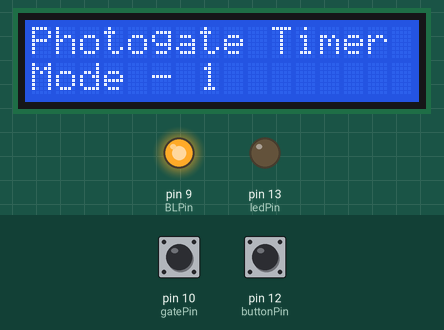
This sketch was run on a simulated Arduino Uno, built with avr-gcc and run on an emulated ATmega328P. Parts: 16×2 character LCD, output pins drawn as LEDs (lit = HIGH). The test bench sets the inputs (shaded band); at power-on: pin 10 (gatePin) HIGH, pin 12 (buttonPin) HIGH. EEPROM starts erased; what the sketch prints to the serial monitor is not drawn.

Above: at 1.2 s.
1.3 s: pin 10 (gatePin) pulled LOW for 1 s
At 1.4 s:
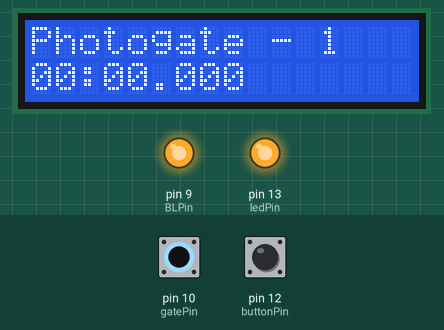
3.8 s: pin 10 (gatePin) pulled LOW for 0.15 s
At 4.9 s:
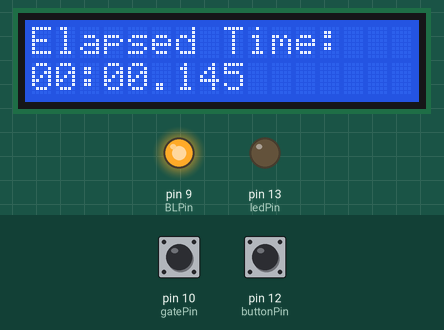
5.4 s: pin 12 (buttonPin) pulled LOW for 0.15 s
At 6.6 s:
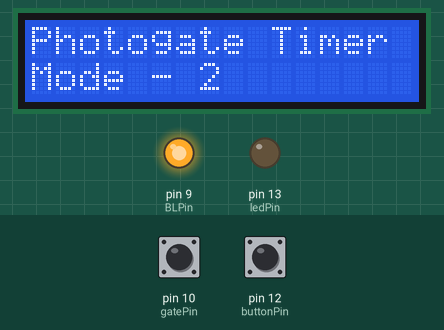
7.0 s: pin 12 (buttonPin) pulled LOW for 1 s
At 7.8 s:
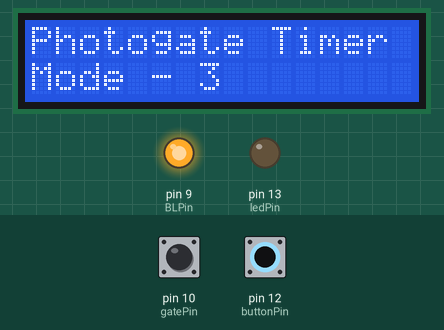
9.5 s: pin 12 (buttonPin) pulled LOW for 0.15 s
At 9.67 s:
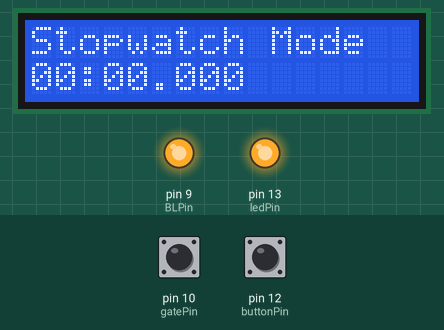
10.2 s: pin 12 (buttonPin) pulled LOW for 1 s
At 11.5 s:
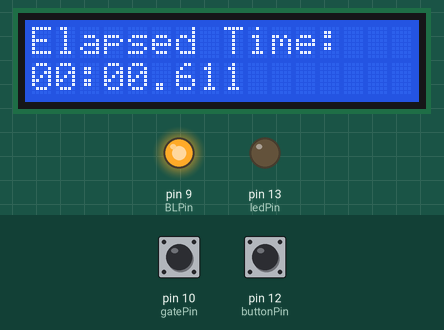
Timing chart, 0 to 13.2 s (numbered marks = the images above; inputs shaded):
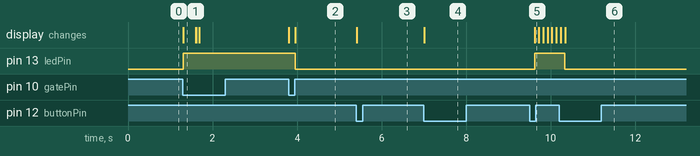

The sketch:

photoGateCode.ino
```cpp
/*
  LCD Photogate Timer
  Written by:  Brian Huang
  Date:  05.06.13
  Sparkfun Electronics

 Code based on: http://danthompsonsblog.blogspot.com/2008/11/timecode-based-stopwatch.html
 Coded by: arduinoprojects101.com

 3 modes of operation:
   Mode 1:  Displays the time that the gate is broken.
   Mode 2:  Breaking the gate starts the timer, and breaking it again, stops the timer - for use with Vernier photogates daisy-chained together.
   Mode 3:  Standard Start/Stop Stopwatch.  Start & Stop triggered with the Mode Button.

Future work to be done:
   Store data into an array so that multiple instances of start/stop can be tracked. This can be used for measuring acceleration.


*/
// include the library code:
#include <LiquidCrystal.h>
#include <EEPROM.h>

int ledPin = 13;                    // LED connected to digital pin 13
int gatePin = 10;                   // gate on pin 10
int buttonPin = 12;                 // mode button

int LEDstate = LOW;                    // previous value of the LED

int gateState;                      // variable to store gate state
int lastgateState;                  // variable to store last gate state

int buttonState;                    // variable to store button state
int lastButtonState;                    // variable to store button state

int mode = 1;

boolean refresh = false;                    // condition for refresh - timer is timing

int frameRate = 1000;               // the frame rate (frames per second) at which the stopwatch runs - Change to suit
long interval = 1;                  // blink interval
long previousMillis = 0;            // variable to store last time LED was updated
long startTime ;                    // start time for stop watch
long elapsedTime ;                  // elapsed time for stop watch

long dataBuffer[127]={
}
;                  // elapsed time for stop watch
int dataIndex=0;

int fractional;                     // variable used to store fractional part of Frames
int fractionalSecs;                 // variable used to store fractional part of Seconds
int fractionalMins;                 // variable used to store fractional part of Minutes
int fractionalHrs;                 // variable used to store fractional part of Minutes

int elapsedFrames;                  // elapsed frames for stop watch
int elapsedSeconds;                 // elapsed seconds for stop watch
int elapsedMinutes;                 // elapsed Minutes for stop watch
int elapsedHours;                   // elapsed Hours for stop watch

char buf[10];                       // string buffer for itoa function

// --- EEPROM ADDRESS DEFINITIONS
#define LCD_BACKLIGHT_ADDRESS 1  // EEPROM address for backlight setting
#define BAUD_ADDRESS 2  // EEPROM address for Baud rate setting
#define SPLASH_SCREEN_ADDRESS 3 // EEPROM address for splash screen on/off
#define ROWS_ADDRESS 4  // EEPROM address for number of rows
#define COLUMNS_ADDRESS 5  // EEPROM address for number of columns

// --- SPECIAL COMMAND DEFINITIONS
#define BACKLIGHT_COMMAND 128  // 0x80
#define SPECIAL_COMMAND 254 // 0xFE
#define BAUD_COMMAND 129  // 0x81

// --- ARDUINO PIN DEFINITIONS
uint8_t RSPin = 2;
uint8_t RWPin = 3;
uint8_t ENPin = 4;
uint8_t D4Pin = 5;
uint8_t D5Pin = 6;
uint8_t D6Pin = 7;
uint8_t D7Pin = 8;
uint8_t BLPin = 9;

char inKey;  // Character received from serial input
uint8_t Cursor = 0;  // Position of cursor, 0 is top left, (rows*columns)-1 is bottom right
uint8_t LCDOnOff = 1;  // 0 if LCD is off
uint8_t blinky = 0;  // Is 1 if blinky cursor is on
uint8_t underline = 0; // Is 1 if underline cursor is on
uint8_t splashScreenEnable = 1;  // 1 means splash screen is enabled
uint8_t rows = 2;  // Number rows, will be either 2 or 4
uint8_t columns = 16; // Number of columns, will be 16 or 20
uint8_t characters; // rows * columns


// initialize the LCD at pins defined above
LiquidCrystal lcd(RSPin, RWPin, ENPin, D4Pin, D5Pin, D6Pin, D7Pin);

/* ----------------------------------------------------------
 In the setup() function, we'll read the previous baud,
 screen size, backlight brightness, and splash screen state
 from EEPROM. Serial will be started at the proper baud, the
 LCD will be initialized, backlight turned on, and splash
 screen displayed (or not) according to the EEPROM states.
 ----------------------------------------------------------*/

void setup()
{

  pinMode(ledPin, OUTPUT);         // sets the digital pin as output
  pinMode(gatePin, INPUT_PULLUP);    // sets up pin with an INTERNAL PULL_UP so that it defaults to HIGH
  pinMode(buttonPin, INPUT_PULLUP);  // sets up pin with an INTERNAL PULL_UP so that it defaults to HIGH

  Serial.begin(9600);
  rows = 2;
  columns = 16;

  // set up the LCD's number of rows and columns:
  lcd.begin(columns, rows);

  // Set up the backlight
  pinMode(BLPin, OUTPUT);

  setBacklight(EEPROM.read(LCD_BACKLIGHT_ADDRESS));
  lcd.clear();
  lcd.setCursor(0, 0);
  lcd.print("Photogate Timer");
  lcd.setCursor(0, 1);
  lcd.print("Mode - ");
  lcd.print(mode);
}

/*----------------------------------------------------------
 ----------------------------------------------------------*/
void loop()
{
  gateState = digitalRead(gatePin); // Check for button press, read the button state and store -- LOW is unblocked.
  buttonState = digitalRead(buttonPin);

  if (mode < 3)
  {
    if((buttonState== LOW) && (lastButtonState == HIGH) && (refresh == false) && (mode < 3))
    {
      // if button is pressed, increment the mode -- up to mode #3
      if (mode <3)
        mode++;
      lcd.clear();
      lcd.setCursor(0, 0);
      lcd.print("Photogate Timer");
      lcd.setCursor(0, 1);
      lcd.print("Mode - ");
      lcd.print(mode);

      lastButtonState = buttonState;
    }
    else
    {
      lastButtonState = buttonState;
    }
  }

  switch(mode)
  {
  case 1:
    if (gateState == LOW && lastgateState == HIGH  &&  refresh == false)
    {
      lcd.clear();
      lcd.setCursor(0, 0);
      lcd.print("Photogate - 1");
      lcd.setCursor(0, 1);
      startTime = millis();                               // store the start time
      Serial.print(previousMillis - startTime);
      dataBuffer[dataIndex] = startTime;
      dataIndex++;

      refresh = true;                                  // turn on refresh while timing
      lastgateState = gateState;                    // store gateState in lastgateState, to compare next time
      digitalWrite(ledPin, HIGH);
    }

    // check for a high to low transition if true then found a new button press while clock is running - stop the clock and report
    else if (gateState == HIGH && lastgateState == LOW && refresh == true){
      refresh = false;                                    // turn off refresh, all done timing
      lastgateState = gateState;                       // store gateState in lastgateState, to compare next time

      digitalWrite(ledPin, LOW);
      lcd.clear();                                         // clear the LCD
      lcd.print("Elapsed Time:");
      lcd.setCursor(0,1);
      displayElapsedTime();
    }
    else
      lastgateState = gateState;                  // store gateState in lastgateState, to compare next time
      if ((millis() - previousMillis > interval) & (refresh == true ))
      {
      lcd.setCursor(0,1);
      previousMillis = millis();                    // remember the last time we blinked the LED
      Serial.print(previousMillis - startTime);
      elapsedTime =   previousMillis - startTime;         // store elapsed time
      dataBuffer[dataIndex] = previousMillis;
      dataIndex++;
      displayElapsedTime();

    }
    break;

  case 2:
    // start Timer
    if (gateState == LOW && lastgateState == HIGH  &&  refresh == false)
    {
      lcd.clear();
      lcd.setCursor(0, 0);
      lcd.print("Photogate - 2");
      startTime = millis();                               // store the start time

      // toggle refresh flag
      refresh = true;
      digitalWrite(ledPin, HIGH);
      lastgateState = gateState;                    // store gateState in lastgateState, to compare next time
    }

    // check for a high to low transition if true then found a new button press while clock is running - stop the clock and report
    else if (gateState == LOW && lastgateState == HIGH  &&  refresh == true)
    {
      refresh = false;                                    // turn off refresh, all done timing
      digitalWrite(ledPin, LOW);
      lastgateState = gateState;                       // store gateState in lastgateState, to compare next time

      // store data into an array - for later
      //    dataBuffer[dataIndex] = elapsedTime;
      //    dataIndex++;

      lcd.clear();                                         // clear the LCD
      lcd.print("Elapsed Time:");
      lcd.setCursor(0,1);
      displayElapsedTime();
    }

    else
    {
      lastgateState = gateState;                  // store gateState in lastgateStategateStategateState, to compare next time
    }

    if ((millis() - previousMillis > interval) & (refresh == true))
    {
      previousMillis = millis();                    // remember the last time we blinked the LED
      elapsedTime =   millis() - startTime;         // store elapsed time
      lcd.setCursor(0, 1);
      displayElapsedTime();
    }
    break;
  case 3:
    Serial.print(buttonState);
    Serial.print("\t");
    Serial.print(lastButtonState);
    Serial.print("\t");
    Serial.println(refresh);
    delay(100);

    if ((buttonState == LOW) && (lastButtonState == HIGH)  &&  (refresh == false))
    {
      lcd.clear();
      lcd.setCursor(0, 0);
      lcd.print("Stopwatch Mode");
      startTime = millis();                               // store the start time

      // toggle refresh flag
      refresh = true;
      digitalWrite(ledPin, HIGH);
      lastButtonState = buttonState;                    // store gateState in lastgateState, to compare next time
      Serial.println("Start");

    }

    // check for a high to low transition if true then found a new button press while clock is running - stop the clock and report
    else if ((buttonState == LOW) && (lastButtonState == HIGH)  &&  (refresh == true))
    {
      refresh = false;                                    // turn off refresh, all done timing
      digitalWrite(ledPin, LOW);
      lastButtonState = buttonState;                       // store gateState in lastgateState, to compare next time

        lcd.clear();                                         // clear the LCD
      lcd.print("Elapsed Time:");
      lcd.setCursor(0,1);
      displayElapsedTime();
      Serial.println("Stop");

    }
    else
    {
      lastButtonState = buttonState;                  // store gateState in lastgateStategateStategateState, to compare next time
      Serial.println("got here...");
    }

    if ((millis() - previousMillis > interval) & (refresh == true))
    {
      previousMillis = millis();                    // remember the last time we blinked the LED
      elapsedTime =   millis() - startTime;         // store elapsed time
      lcd.setCursor(0, 1);
      displayElapsedTime();
    }
    break;
  }
  // check for a low to high transition if true then found a new button press while clock is not running - start the clock
}

void displayElapsedTime()
{

  elapsedMinutes = (elapsedTime / 60000L);      // divide by 60000 to convert to minutes - then cast to an int to print
  elapsedSeconds = (elapsedTime / 1000L);       // divide by 1000 to convert to seconds - then cast to an int to print
  elapsedFrames = (elapsedTime / interval);     // divide by 40 to convert to 1/25 of a second - then cast to an int to print
  fractional = (int)(elapsedFrames % frameRate);// use modulo operator to get fractional part of 25 Frames
  fractionalSecs = (int)(elapsedSeconds % 60L); // use modulo operator to get fractional part of 60 Seconds
  fractionalMins = (int)(elapsedMinutes % 60L); // use modulo operator to get fractional part of 60 Minutes

  // this is while the timer is running.
  if (fractionalMins < 10)
  {                     // pad in leading zeros
    lcd.print("0");                             // add a zero
  }

  lcd.print(itoa(fractionalMins, buf, 10));   // convert the int to a string and print a fractional part of 60 Minutes to the LCD
  lcd.print(":");                             //print a colan.

  if (fractionalSecs < 10)
  {                     // pad in leading zeros
    lcd.print("0");                             // add a zero
  }

  lcd.print(itoa(fractionalSecs, buf, 10));   // convert the int to a string and print a fractional part of 60 Seconds to the LCD
  lcd.print(".");                             //print a colan.

  if (fractional < 100)
  {                         // pad in leading zeros
    lcd.print("0");                             // add a zero
  }

  if (fractional < 10)
  {                         // pad in leading zeros
    lcd.print("0");                             // add a zero
  }
  lcd.print(itoa((fractional), buf, 10));  // convert the int to a string and print a fractional part of 25 Frames to the LCD
}


void setBacklight(uint8_t backlightSetting)
{
  analogWrite(BLPin, backlightSetting);
  EEPROM.write(LCD_BACKLIGHT_ADDRESS, backlightSetting);
}

/* ----------------------------------------------------------
 setBaudRate() is called from SpecialCommands(). It receives
 a baud rate setting balue that should be between 0 and 10.
 The baud rate is then set accordingly, and the new value is
 written to EEPROM. If the EEPROM value hasn't been written
 before (255), this function will default to 9600. If the value
 is out of bounds 10<baud<255, no action is taken.
 ----------------------------------------------------------*/
void setBaudRate(uint8_t baudSetting)
{
  // If EEPROM is unwritten (0xFF), set it to 9600 by default
  if (baudSetting==255)
    baudSetting = 4;

  switch(baudSetting)
  {
  case 0:
    Serial.begin(300);
    break;
  case 1:
    Serial.begin(1200);
    break;
  case 2:
    Serial.begin(2400);
    break;
  case 3:
    Serial.begin(4800);
    break;
  case 4:
    Serial.begin(9600);
    break;
  case 5:
    Serial.begin(14400);
    break;
  case 6:
    Serial.begin(19200);
    break;
  case 7:
    Serial.begin(28800);
    break;
  case 8:
    Serial.begin(38400);
    break;
  case 9:
    Serial.begin(57600);
    break;
  case 10:
    Serial.begin(115200);
    break;
  }
  if ((baudSetting>=0)&&(baudSetting<=10))
    EEPROM.write(BAUD_ADDRESS, baudSetting);
}
```

Measured:
- after the input at 1.3 s, pin 13 (ledPin): LOW → HIGH at once; the display: changes at once (image 1)
- after the input at 3.8 s, pin 13 (ledPin): HIGH → LOW after 0.15 s; the display: first changes at once (image 2 shows a later state)
- after the input at 5.4 s, the display: changes at once (image 3)
- after the input at 7.0 s, the display: changes at once (image 4)
- after the input at 9.5 s, pin 13 (ledPin): LOW → HIGH after 0.12 s; the display: changes after 0.12 s (image 5)
- after the input at 10.2 s, pin 13 (ledPin): HIGH → LOW after 0.13 s; the display: first differs from a run without the input after 0.14 s (image 6)
